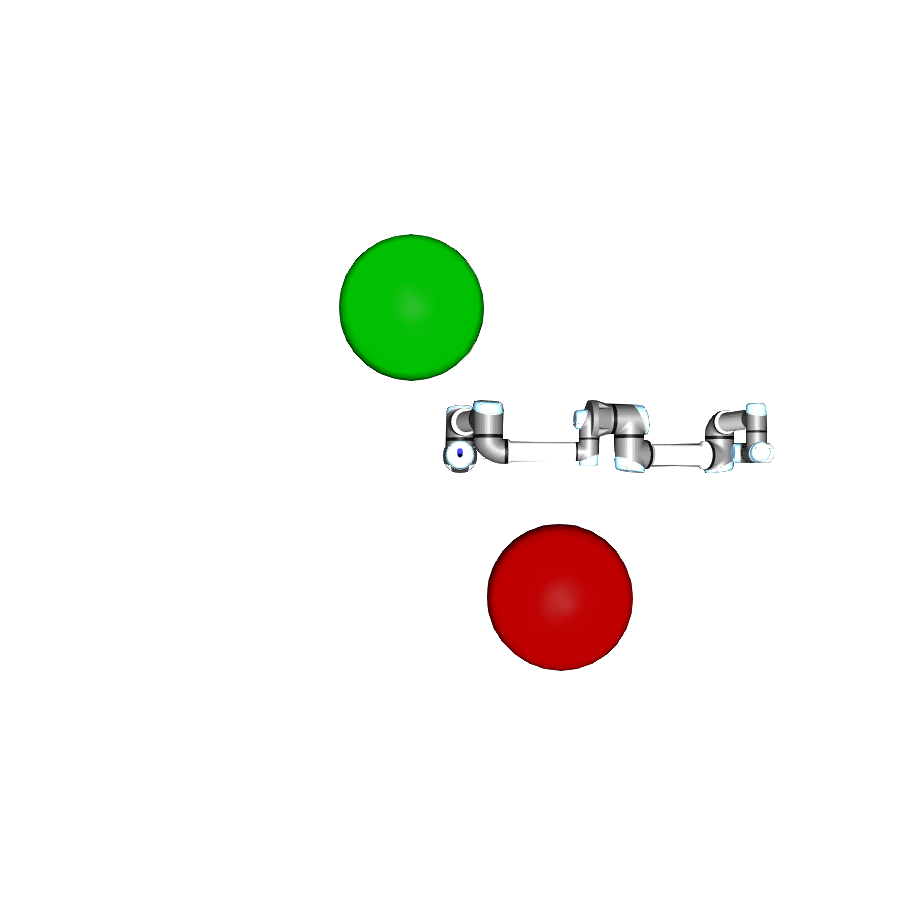
#> input picture robot_topview.png, 921 x 917 px
$ python potential_field_vizualization.py
#> lines starting #> are read from the running program, lines starting #| are printed output that depends on the picture
import matplotlib.pyplot as plt
import numpy as np


ob = [np.array([-0.2, 0.65]), np.array([0.45, -0.6])]
vec = np.zeros((40, 40, 2))
pnt = np.zeros((40, 40, 2))
mag = np.ones((40, 40))

t = 0.3
k = 0.1
phi = 10

for i, x in enumerate(np.arange(-2, 2, 0.1)):
    for j, y in enumerate(np.arange(-2, 2, 0.1)):
        p = np.array([x, y])
        pnt[i, j, :] = p

        dist = np.linalg.norm(ob[0] - p)
        dir = (ob[0] - p)/dist
        m = (k/(dist-0.3))*(np.tanh(-phi*((dist-0.3)-t))+1)/2
        v1 = -dir*m

        dist = np.linalg.norm(ob[1] - p)
        dir = (ob[1] - p)/dist
        m = (k/(dist-0.3))*(np.tanh(-phi*((dist-0.3)-t))+1)/2
        v2 = -dir*m

        vec[i, j, :] = (v1 + v2) / np.linalg.norm(v1 + v2)
        mag[i, j] = np.log(np.linalg.norm(v1 + v2))
        if np.linalg.norm(v1 + v2) < 0.001:
            vec[i, j, :] = np.array([0, 0])
            mag[i, j] = 0

        #vec[i, j, :] = dir
        if (np.linalg.norm(ob[1] - p) <= 0.3) or (np.linalg.norm(ob[0] - p) <= 0.3):
            vec[i, j, :] *= np.zeros((2))

#(magnetude/x)*(np.tanh(-10*(x-decayrate))+1)/2
#((o - pli)/np.linalg.norm(o - pli))

#fig3, ax3 = plt.subplots(1, 2)
ax3 = plt.gca()
ax3.set_title("Potential field")
Q = ax3.quiver(pnt[:, :, 0], pnt[:, :, 1], vec[:, :, 0], vec[:, :, 1], mag, units='x', pivot='tail', width=0.012,
               scale=10, cmap=plt.cm.Greys)
ax3.set_xlabel("x")
ax3.set_ylabel("y")
cbar = plt.colorbar(Q, cmap=plt.cm.Greys, label=r'log magnetude')
cbar.set_ticks([])
# [4 lines of commented-out code are left out]
ax3.add_patch(plt.Circle((ob[0][0], ob[0][1]), 0.3+t, color='black', linestyle="dotted", fill=False, linewidth=2))
ax3.text(ob[0][0]+0.15+t, ob[0][1]+0.15+t, r'$t_{0.5}$', dict(size=12))
ax3.add_patch(plt.Circle((ob[1][0], ob[1][1]), 0.3+t, color='black', linestyle="dotted", fill=False, linewidth=2))
ax3.text(ob[1][0]+0.15+t, ob[1][1]+0.15+t, r'$t_{0.5}$', dict(size=12))
img = plt.imread("robot_topview.png")
#> img is the input picture: shape (917, 921, 4) float32; mean R, G, B, A 0.0255, 0.0258, 0.0121, 0.056
ax3.imshow(img, extent=[-2, 2, -2, 2])

plt.show()
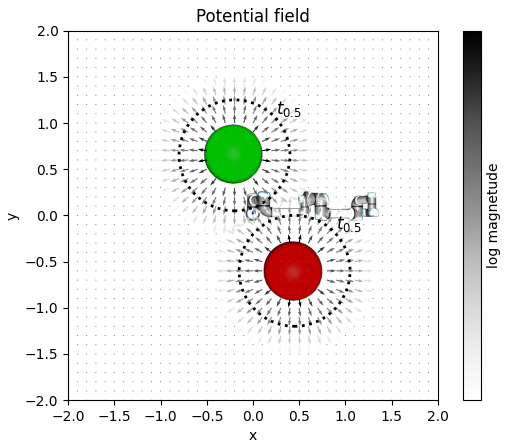
#> figure drawn by matplotlib, 2 panels

plt.clf()

x = np.arange(0.00001, 1, 0.01)
y0 = (k/x)*(np.tanh(-phi*(x-t))+1)/2
y1 = (np.tanh(-phi*(x-t))+1)/2
y2 = (k/x)

ax1 = plt.gca()
ax1.set_title("Gain functions")
ax1.plot(x, y0, c='r')
ax1.plot(x, y1, c='g')
ax1.plot(x, y2, c='b')
ax1.set_xlabel("distance from object")
ax1.set_ylabel("gain")
ax1.axvline(x=t, c='black', linestyle='dotted')
ax1.legend([r'$\frac{k}{x} \; \frac{\text{tanh}(-\phi(x-t_{0.5}))+1}{2}$', r'$\frac{\text{tanh}(-\phi(x-t_{0.5}))+1}{2}$', r'$\frac{k}{x}$', r'$t_{0.5}$'])
ax1.set_ylim(ymax=2, ymin = 0)
ax1.set_xlim(xmin=0, xmax=1)
ax1.text(t-0.02, -0.1, r'$t_{0.5}$', dict(size=12), clip_on=False)

plt.show()
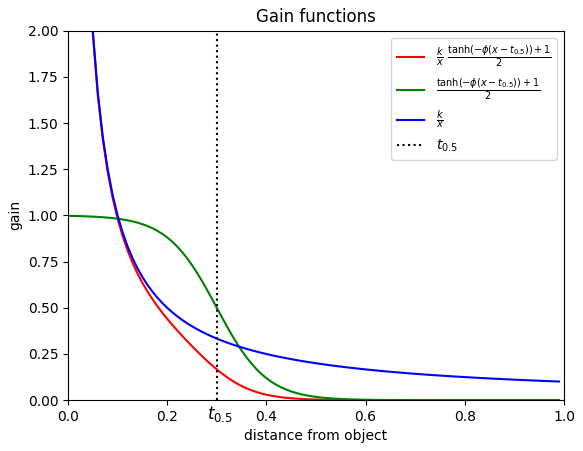
#> figure drawn by matplotlib, 1 panel; curve peaks at x = 1e-05, y = 9975.3; curve peaks at x = 1e-05, y = 0.998; curve peaks at x = 1e-05, y = 10000
